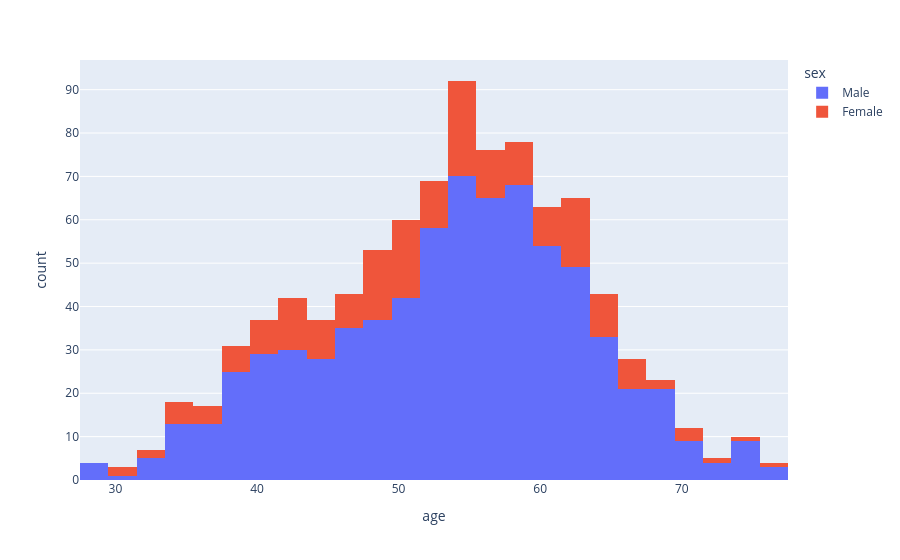

Write notebook code for a chart like this one.
### Markdown cell above
Let,s explore the gender based distribution of the data set for age column

### Code cell
# plotthe histogramof age column using plotly and coloring this by sex

fig = px.histogram(df, x='age', color = 'sex')
fig.show()

### Figure 1 — Plotly figure (JSON) as saved in the notebook; plotly's stock layout.template omitted (floating-point values rounded to 4 significant figures; data arrays with more than 128 entries replaced by an {"elided": "..."} marker saying what was removed)
{"data": [{"bingroup": "x", "hovertemplate": "sex=Male<br>age=%{x}<br>count=%{y}<extra></extra>", "legendgroup": "Male", "marker": {"color": "#636efa", "pattern": {"shape": ""}}, "name": "Male", "orientation": "v", "showlegend": true, "type": "histogram", "x": {"elided": "726 int values"}, "xaxis": "x", "yaxis": "y"}, {"bingroup": "x", "hovertemplate": "sex=Female<br>age=%{x}<br>count=%{y}<extra></extra>", "legendgroup": "Female", "marker": {"color": "#EF553B", "pattern": {"shape": ""}}, "name": "Female", "orientation": "v", "showlegend": true, "type": "histogram", "x": {"elided": "194 int values"}, "xaxis": "x", "yaxis": "y"}], "layout": {"barmode": "relative", "legend": {"title": {"text": "sex"}, "tracegroupgap": 0}, "margin": {"t": 60}, "xaxis": {"anchor": "y", "domain": [0, 1], "title": {"text": "age"}}, "yaxis": {"anchor": "x", "domain": [0, 1], "title": {"text": "count"}}}}
